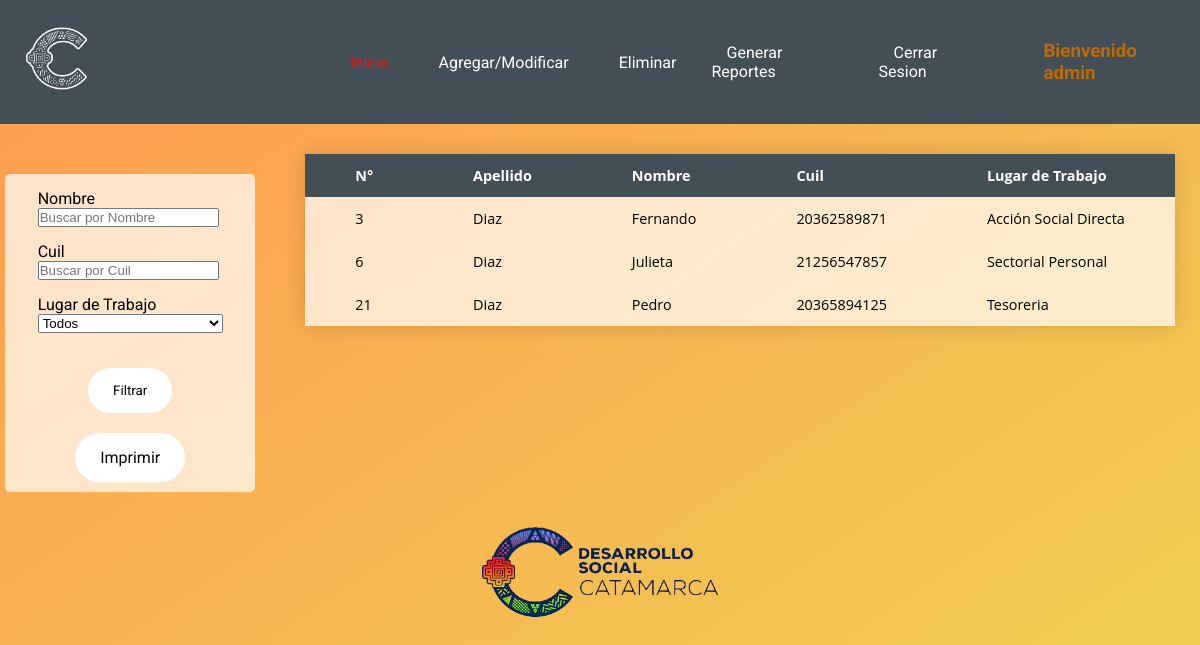
The page /filtro.php?buscanombre=Diaz (signed in) on the database its author committed.
### tables this page shows
CREATE TABLE `becados` (
  `id_becado` int(11) NOT NULL,
  `apellido` varchar(30) NOT NULL,
  `nombre` varchar(30) NOT NULL,
  `cuil` bigint(20) UNSIGNED NOT NULL,
  `id_lugar` int(11) NOT NULL,
  `estado` int(1) UNSIGNED NOT NULL
);

CREATE TABLE `lugar` (
  `id_lugar` int(11) NOT NULL,
  `dir_ofi` varchar(50) NOT NULL
);

### filtro.php (the view, shortened to what this page needs)
<?php
$con=conectar();
$buscanombre=$_GET['buscanombre'];
$buscacuil=$_GET['buscacuil'];
$buscalugar=$_GET['buscalugar'];
if ($buscanombre > 1) {
    $filtro = mysqli_query($con, "SELECT becados.id_becado,becados.apellido,becados.nombre,becados.cuil,lugar.dir_ofi
                                        FROM becados
                                        JOIN lugar ON becados.id_lugar = lugar.id_lugar
                                        WHERE  becados.apellido
                                        LIKE '%$buscanombre%'  or becados.nombre LIKE '%$buscanombre%'
                                        AND estado ='1'
                                        ORDER BY id_becado");
 } else if ($buscacuil > 1) {
    $filtro = mysqli_query($con, "SELECT becados.id_becado,becados.apellido,becados.nombre,becados.cuil,lugar.dir_ofi
                                        FROM becados
                                        JOIN lugar ON becados.id_lugar = lugar.id_lugar
                                        WHERE  becados.cuil = '$buscacuil'
                                        AND estado ='1'
                                        ORDER BY id_becado");
 } else if ($buscalugar > 0 ) {
$filtro = mysqli_query($con, "SELECT becados.id_becado,becados.apellido,becados.nombre,becados.cuil,lugar.dir_ofi
                                        FROM becados
                                        JOIN lugar ON becados.id_lugar = lugar.id_lugar
                                        WHERE  becados.id_lugar = '$buscalugar'
                                        AND estado ='1'
                                        ORDER BY id_becado");
} else if ($buscalugar ==0 ) {
$filtro = mysqli_query($con, "SELECT  becados.id_becado,becados.apellido,becados.nombre,becados.cuil,becados.estado,lugar.dir_ofi
         FROM becados
         JOIN lugar
         ON becados.id_lugar = lugar.id_lugar
         AND estado='1'
         ORDER BY id_becado  ");
}
?>
<!doctype html>
<html lang="es">
<head>
    <link rel="stylesheet" href="styles.css">
</head>
<header>
    <div class="menu">
        <div class="logoblanco">
            <img src="img/logoblanco.png" alt="logoblanco">
        </div>
        <ul>
                <li><a style="color: #ec1414" href=index.php>Inicio</a></li>
                <li><a href="agregar.php">Agregar/Modificar</a></li>
                <li><a href="eliminar.php">Eliminar</a></li>
                <li><a href="reportes.php">Generar Reportes</a></li>
            <li><a href="logout.php">Cerrar Sesion</a></li>
            <li><h3 style="margin-left: 25px ">Bienvenido <?php echo $_SESSION['usuario'];?> </h3></li>
        </ul>
    </div>
</header>
<body>
<div class="centro">
    <div class="filtro">
        <div class="formulariofiltro">
            <form action="filtro.php" method="get">
                <label for="buscanombre">Nombre</label>
                <input type="text" name="buscanombre" id="buscanombre" placeholder="Buscar por Nombre">
                <label for="buscacuil">Cuil</label>
                <input type="number" name="buscacuil" id="buscacuil" placeholder="Buscar por Cuil">
                <label for="buscalugarlugar">Lugar de Trabajo</label>
                <select name="buscalugar" id="buscalugar">
                    <option value="0">Todos</option>
                </select>
                <div class="botoness">
                <input class="botonimpr" id="filtra" style="margin-top: 35px" type="submit" name="Filtrar" value="Filtrar">
                <a class="botonimpr" href="" onclick="window.print()" >Imprimir</a>
               </div>
            </form>
        </div>
    </div>
    <table class="tabla">
        <thead>
        <tr>
            <th>N°</th>
            <th>Apellido</th>
            <th>Nombre</th>
            <th>Cuil</th>
            <th>Lugar de Trabajo</th>
        </tr>
        </thead>
        <tbody>
        <tr>
            <?php
            while($row = mysqli_fetch_array($filtro))
            {
                echo "<tr>";
                echo "<td>" . $row['id_becado']  ."</td>";
                echo "<td>" . $row['apellido'] . "</td>";
                echo "<td>" . $row['nombre'] . "</td>";
                echo "<td>" . $row['cuil'] . "</td>";
                echo "<td>" . $row['dir_ofi'] . "</td>";
                echo "</tr>";
            }
            echo "</tbody>";
            ?>
    </table>
</div>
    <footer>
        <div class="logoabajo">
            <img src="img/minislogo.png" alt="Minislogo"> <br>
        </div>
    </footer>
</body>
</html>

### styles.css (style rules this page uses)
* { margin: 0; padding: 0; }
header { background-color: #434f56; }
h3 { color: #bf6900; font-family: 'Roboto', sans-serif; }
.logoblanco img { width: 120px; margin-right: 200px; }
li { list-style-type: none; padding: 15px 15px; }
ul { display: flex; justify-content: flex-end; align-items: center; }
ul a { color: #ffffff; margin-left: 15px; margin-right: 5px; text-decoration: none; font-family: 'Roboto', sans-serif; text-align: center; }
.menu { display: flex; justify-content: space-around; }
html { min-height: 100%; background-image: linear-gradient(to bottom right, rgba(255, 145, 65, 0.92), #eed452); }
.logoabajo { display: flex; justify-content: center; height: 90px; max-width: 100%; margin-top: 35px; margin-bottom: 20px; }
.centro { display: flex; justify-content: center; flex-wrap: wrap; align-items: flex-start; }
.formulariofiltro { flex-wrap: wrap; }
.filtro { display: flex; min-height: 100%; width: 250px; margin-top: 50px; flex-direction: column; background: rgba(255,255,255,0.70); align-items: center; border-radius: 5px; }
.filtro input[type=submit] { font-family: 'Roboto', sans-serif; transition-duration: 0.4s; text-decoration: none; border: 0.1px ; border-radius: 35px; }
.filtro label { margin-top: 15px; font-family: 'Roboto', sans-serif; }
.botoness { display: flex; flex-direction: column; align-items: center; }
.botonimpr { background-color: #ffffff; color: #050505; margin-top: 10px; padding: 15px 25px; text-decoration: none; border-radius: 35px; }
.botonimpr { font-family: 'Roboto', sans-serif; transition-duration: 0.4s; text-decoration: none; margin-bottom: 10px; }
.tabla { display: block; background: rgba(255,255,255,0.70); margin: 30px 20px 0 50px ; border-collapse: collapse; font-size: 0.9em; font-family: 'Open Sans', sans-serif; box-shadow: 0 0 20px rgba(0, 0, 0, 0.15); }
.tabla thead tr { background-color: #434f56; color: #ffffff; text-align: left; }
.tabla th, .tabla td { padding: 12px 50px; }
label { display: block; }

### rows shown on the page
becados: id_becado "3", apellido "Diaz", nombre "Fernando", cuil "20362589871", id_lugar.dir_ofi "Acción Social Directa"
becados: id_becado "6", apellido "Diaz", nombre "Julieta", cuil "21256547857", id_lugar.dir_ofi "Sectorial Personal"
becados: id_becado "21", apellido "Diaz", nombre "Pedro", cuil "20365894125", id_lugar.dir_ofi "Tesoreria"

### other values the page prints
$_SESSION['usuario'] "admin"
